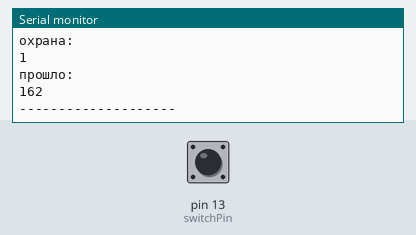
A sketch run on a simulated Arduino Uno, built with avr-gcc and run on an emulated ATmega328P. Shown: the last lines printed to the serial monitor. The inputs (shaded band) are chosen by the test bench; at power-on: pin 13 (switchPin) HIGH.

Above: at 1.3 s.
1.4 s: pin 13 (switchPin) pulled LOW for 0.15 s
At 2.1 s:
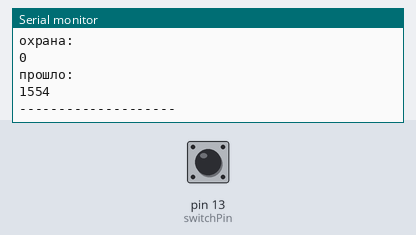
4.5 s: pin 13 (switchPin) pulled LOW for 1 s
7.0 s: pin 13 (switchPin) pulled LOW for 0.15 s
At 7.5 s:
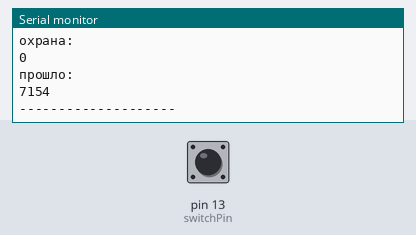
Timing chart, 0 to 10.0 s (numbered marks = the images above; inputs shaded):
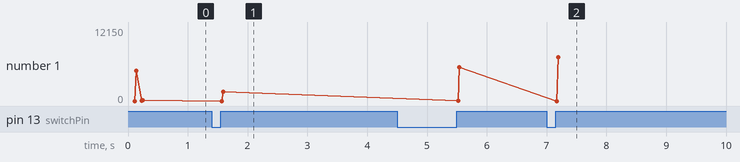

Measured:
- after the input at 1.4 s, the serial monitor: prints a new line after 0.19 s (image 1)
- after the input at 7.0 s, the serial monitor: prints a new line after 0.17 s (image 2)
- plotted number 1: 162 → 1554 after the input at 1.4 s, 1554 → 5505 after the input at 4.5 s, 5505 → 12150 after the input at 7.0 s

The sketch:

sketch_dec10a.ino
```cpp
// -----------------------------------------------------------------------------------
// -----------------------------------------------------------------------------------
// -----------------------------------------------------------------------------------
int switchPin = 13; // пин кнопки
//int ledPin = 13; // пин светодиода

boolean lastButton = false; // предыдущее состояние кнопки
boolean currentButton = false; // текущее состояние кнопки
//boolean ledOn = false; // состояние светодиода
boolean securityState = false; // состояние охраны

unsigned long time; // время с начала включения
unsigned long timeSinceSecurityStateOff = 0; // время нажатия кнопки (время выключения охраны)
unsigned long timeToEnableSecurity = 5000; // таймер для автовключения защиты
// -----------------------------------------------------------------------------------
// -----------------------------------------------------------------------------------
// -----------------------------------------------------------------------------------


// -----------------------------------------------------------------------------------
// -----------------------------------------------------------------------------------
// -----------------------------------------------------------------------------------
void setup()
  {
    pinMode (switchPin, INPUT); // кнопка на ввод
    //pinMode (ledPin, OUTPUT);
    Serial.begin(9600);
    justSomeStat ();
  }//setup
// -----------------------------------------------------------------------------------
// -----------------------------------------------------------------------------------
// -----------------------------------------------------------------------------------


// -----------------------------------------------------------------------------------
// -----------------------------------------------------------------------------------
// -----------------------------------------------------------------------------------
void loop()
  {
    //time = millis();
    //if ((time == timeToEnableSecurity) && (securityState == false)) // если пора включать автозапуск
      //{
        //autostart ();
      //}//if


    currentButton = debounce (lastButton); // получаем состояние кнопки без дребезга
    if (lastButton == false && currentButton == true)
      { // если кнопка была нажата дольше 5 мсек,
        //ledOn = !ledOn; // то меняем состояние светодиода
        securityState = !securityState;
        Serial.println("охрана:");Serial.println(securityState);Serial.println("");
        time = millis();Serial.println("прошло:");Serial.println(time);Serial.println("");
        Serial.println("--------------------");
      }//if
    lastButton = currentButton; // обнуляем состояние нажатия кнопки


          // ---------------------------
          if (securityState == true) // если сигнализация выключена
            {
              timeSinceSecurityStateOff = millis(); // сохраняем время нажатия кнопки (время выключения охраны)
            }//if

          if (millis() - timeSinceSecurityStateOff > timeToEnableSecurity)
            {
              autostart ();
            }//if
          // ---------------------------

    //digitalWrite (ledPin, ledOn); // зажигаем/гасим светодиод
  }//loop
// -----------------------------------------------------------------------------------
// -----------------------------------------------------------------------------------
// -----------------------------------------------------------------------------------


// -----------------------------------------------------------------------------------
// -----------------------------------------------------------------------------------
// -----------------------------------------------------------------------------------
void autostart ()
  {
    Serial.println("автостарт");Serial.println("");
    securityState = true;
    Serial.println("охрана:");Serial.println(securityState);Serial.println("");
    time = millis();Serial.println("прошло:");Serial.println(time);Serial.println("");
    Serial.println("----------------------------------------");
  }//autostart
// -----------------------------------------------------------------------------------
// -----------------------------------------------------------------------------------
// -----------------------------------------------------------------------------------


// -----------------------------------------------------------------------------------
// -----------------------------------------------------------------------------------
// -----------------------------------------------------------------------------------
void justSomeStat ()
  {
    Serial.println("------------------------------------------------------------");
    Serial.println("Начальные данные");Serial.println("");
    Serial.println("охрана:");Serial.println(securityState);Serial.println("");
    Serial.println("таймер:");Serial.println(timeToEnableSecurity);Serial.println("");
    Serial.println("------------------------------------------------------------");
  }//justSomeStat
// -----------------------------------------------------------------------------------
// -----------------------------------------------------------------------------------
// -----------------------------------------------------------------------------------


// -----------------------------------------------------------------------------------
// -----------------------------------------------------------------------------------
// -----------------------------------------------------------------------------------
// Процедура определения нажатия кнопки без дребезга:
boolean debounce(boolean last)
  {
    boolean current = digitalRead(switchPin); // считываем текущее состояние кнопки
    if (last != current)
      { // если состояние изменилось
        delay(5); // делаем задержку на 5 мсек, пока уляжется дребезг
        current = digitalRead(switchPin); // и считываем снова
      }//if
    return current; // возвращаем текущее состояние кнопки
  }//debounce
// -----------------------------------------------------------------------------------
// -----------------------------------------------------------------------------------
// -----------------------------------------------------------------------------------
```
